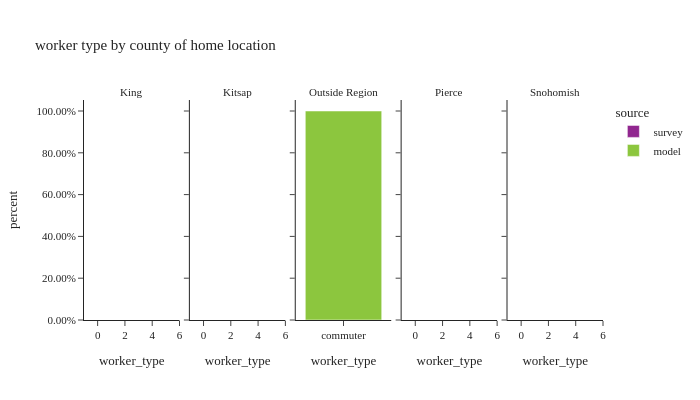

The code cell stored with this chart in its notebook:
### Code cell
df_worker_count = summarize_counts(workers, ['source', 'CountyName_hh', 'worker_type'])

fig = px.bar(df_worker_count.sort(['CountyName_hh', 'worker_type']).to_pandas(), x='worker_type', y="percent",
             facet_col="CountyName_hh", color="source", hover_data=['sample count', 'total count'],
             barmode="group",
             title="worker type by county of home location")
fig.for_each_annotation(lambda a: a.update(text=a.text.split("=")[-1]))
fig.update_layout(height=400, width=700, font=dict(size=11))
fig.for_each_yaxis(lambda a: a.update(tickformat=".2%"))
fig.update_xaxes(categoryorder='array', categoryarray=['commuter', 'telecommuter', 'wfh'])
fig.show()

### Figure 1 — Plotly figure (JSON) as saved in the notebook; plotly's stock layout.template omitted (floating-point values rounded to 4 significant figures)
{"data": [{"alignmentgroup": "True", "customdata": [[2692.0, 1097000.0]], "hovertemplate": "source=survey<br>CountyName_hh=King<br>worker_type=%{x}<br>percent=%{y}<br>sample count=%{customdata[0]}<br>total count=%{customdata[1]}<extra></extra>", "legendgroup": "survey", "marker": {"color": "#91268F", "pattern": {"shape": ""}}, "name": "survey", "offsetgroup": "survey", "orientation": "v", "showlegend": true, "textposition": "auto", "type": "bar", "x": [null], "xaxis": "x", "y": [1.0], "yaxis": "y"}, {"alignmentgroup": "True", "customdata": [[164.0, 118500.0]], "hovertemplate": "source=survey<br>CountyName_hh=Kitsap<br>worker_type=%{x}<br>percent=%{y}<br>sample count=%{customdata[0]}<br>total count=%{customdata[1]}<extra></extra>", "legendgroup": "survey", "marker": {"color": "#91268F", "pattern": {"shape": ""}}, "name": "survey", "offsetgroup": "survey", "orientation": "v", "showlegend": false, "textposition": "auto", "type": "bar", "x": [null], "xaxis": "x2", "y": [1.0], "yaxis": "y2"}, {"alignmentgroup": "True", "customdata": [[358.0, 349800.0]], "hovertemplate": "source=survey<br>CountyName_hh=Pierce<br>worker_type=%{x}<br>percent=%{y}<br>sample count=%{customdata[0]}<br>total count=%{customdata[1]}<extra></extra>", "legendgroup": "survey", "marker": {"color": "#91268F", "pattern": {"shape": ""}}, "name": "survey", "offsetgroup": "survey", "orientation": "v", "showlegend": false, "textposition": "auto", "type": "bar", "x": [null], "xaxis": "x4", "y": [1.0], "yaxis": "y4"}, {"alignmentgroup": "True", "customdata": [[353.0, 331400.0]], "hovertemplate": "source=survey<br>CountyName_hh=Snohomish<br>worker_type=%{x}<br>percent=%{y}<br>sample count=%{customdata[0]}<br>total count=%{customdata[1]}<extra></extra>", "legendgroup": "survey", "marker": {"color": "#91268F", "pattern": {"shape": ""}}, "name": "survey", "offsetgroup": "survey", "orientation": "v", "showlegend": false, "textposition": "auto", "type": "bar", "x": [null], "xaxis": "x5", "y": [1.0], "yaxis": "y5"}, {"alignmentgroup": "True", "customdata": [[952300.0, 952300.0], [172100.0, 172100.0], [148500.0, 148500.0]], "hovertemplate": "source=model<br>CountyName_hh=King<br>worker_type=%{x}<br>percent=%{y}<br>sample count=%{customdata[0]}<br>total count=%{customdata[1]}<extra></extra>", "legendgroup": "model", "marker": {"color": "#8CC63E", "pattern": {"shape": ""}}, "name": "model", "offsetgroup": "model", "orientation": "v", "showlegend": true, "textposition": "auto", "type": "bar", "x": ["commuter", "telecommuter", "wfh"], "xaxis": "x", "y": [0.7481, 0.1352, 0.1166], "yaxis": "y"}, {"alignmentgroup": "True", "customdata": [[93140.0, 93140.0], [12960.0, 12960.0], [16500.0, 16500.0]], "hovertemplate": "source=model<br>CountyName_hh=Kitsap<br>worker_type=%{x}<br>percent=%{y}<br>sample count=%{customdata[0]}<br>total count=%{customdata[1]}<extra></extra>", "legendgroup": "model", "marker": {"color": "#8CC63E", "pattern": {"shape": ""}}, "name": "model", "offsetgroup": "model", "orientation": "v", "showlegend": false, "textposition": "auto", "type": "bar", "x": ["commuter", "telecommuter", "wfh"], "xaxis": "x2", "y": [0.7597, 0.1057, 0.1346], "yaxis": "y2"}, {"alignmentgroup": "True", "customdata": [[1.0, 1.0]], "hovertemplate": "source=model<br>CountyName_hh=Outside Region<br>worker_type=%{x}<br>percent=%{y}<br>sample count=%{customdata[0]}<br>total count=%{customdata[1]}<extra></extra>", "legendgroup": "model", "marker": {"color": "#8CC63E", "pattern": {"shape": ""}}, "name": "model", "offsetgroup": "model", "orientation": "v", "showlegend": false, "textposition": "auto", "type": "bar", "x": ["commuter"], "xaxis": "x3", "y": [1.0], "yaxis": "y3"}, {"alignmentgroup": "True", "customdata": [[347700.0, 347700.0], [43240.0, 43240.0], [55950.0, 55950.0]], "hovertemplate": "source=model<br>CountyName_hh=Pierce<br>worker_type=%{x}<br>percent=%{y}<br>sample count=%{customdata[0]}<br>total count=%{customdata[1]}<extra></extra>", "legendgroup": "model", "marker": {"color": "#8CC63E", "pattern": {"shape": ""}}, "name": "model", "offsetgroup": "model", "orientation": "v", "showlegend": false, "textposition": "auto", "type": "bar", "x": ["commuter", "telecommuter", "wfh"], "xaxis": "x4", "y": [0.778, 0.09676, 0.1252], "yaxis": "y4"}, {"alignmentgroup": "True", "customdata": [[329700.0, 329700.0], [51740.0, 51740.0], [57340.0, 57340.0]], "hovertemplate": "source=model<br>CountyName_hh=Snohomish<br>worker_type=%{x}<br>percent=%{y}<br>sample count=%{customdata[0]}<br>total count=%{customdata[1]}<extra></extra>", "legendgroup": "model", "marker": {"color": "#8CC63E", "pattern": {"shape": ""}}, "name": "model", "offsetgroup": "model", "orientation": "v", "showlegend": false, "textposition": "auto", "type": "bar", "x": ["commuter", "telecommuter", "wfh"], "xaxis": "x5", "y": [0.7514, 0.1179, 0.1307], "yaxis": "y5"}], "layout": {"annotations": [{"font": {}, "showarrow": false, "text": "King", "x": 0.092, "xanchor": "center", "xref": "paper", "y": 1.0, "yanchor": "bottom", "yref": "paper"}, {"font": {}, "showarrow": false, "text": "Kitsap", "x": 0.296, "xanchor": "center", "xref": "paper", "y": 1.0, "yanchor": "bottom", "yref": "paper"}, {"font": {}, "showarrow": false, "text": "Outside Region", "x": 0.5, "xanchor": "center", "xref": "paper", "y": 1.0, "yanchor": "bottom", "yref": "paper"}, {"font": {}, "showarrow": false, "text": "Pierce", "x": 0.704, "xanchor": "center", "xref": "paper", "y": 1.0, "yanchor": "bottom", "yref": "paper"}, {"font": {}, "showarrow": false, "text": "Snohomish", "x": 0.908, "xanchor": "center", "xref": "paper", "y": 1.0, "yanchor": "bottom", "yref": "paper"}], "barmode": "group", "font": {"size": 11}, "height": 400, "legend": {"title": {"text": "source"}, "tracegroupgap": 0}, "title": {"text": "worker type by county of home location"}, "width": 700, "xaxis": {"anchor": "y", "categoryarray": ["commuter", "telecommuter", "wfh"], "categoryorder": "array", "domain": [0.0, 0.184], "title": {"text": "worker_type"}}, "xaxis2": {"anchor": "y2", "categoryarray": ["commuter", "telecommuter", "wfh"], "categoryorder": "array", "domain": [0.204, 0.388], "matches": "x", "title": {"text": "worker_type"}}, "xaxis3": {"anchor": "y3", "categoryarray": ["commuter", "telecommuter", "wfh"], "categoryorder": "array", "domain": [0.408, 0.592], "matches": "x", "title": {"text": "worker_type"}}, "xaxis4": {"anchor": "y4", "categoryarray": ["commuter", "telecommuter", "wfh"], "categoryorder": "array", "domain": [0.612, 0.796], "matches": "x", "title": {"text": "worker_type"}}, "xaxis5": {"anchor": "y5", "categoryarray": ["commuter", "telecommuter", "wfh"], "categoryorder": "array", "domain": [0.816, 1.0], "matches": "x", "title": {"text": "worker_type"}}, "yaxis": {"anchor": "x", "domain": [0.0, 1.0], "tickformat": ".2%", "title": {"text": "percent"}}, "yaxis2": {"anchor": "x2", "domain": [0.0, 1.0], "matches": "y", "showticklabels": false, "tickformat": ".2%"}, "yaxis3": {"anchor": "x3", "domain": [0.0, 1.0], "matches": "y", "showticklabels": false, "tickformat": ".2%"}, "yaxis4": {"anchor": "x4", "domain": [0.0, 1.0], "matches": "y", "showticklabels": false, "tickformat": ".2%"}, "yaxis5": {"anchor": "x5", "domain": [0.0, 1.0], "matches": "y", "showticklabels": false, "tickformat": ".2%"}}}
